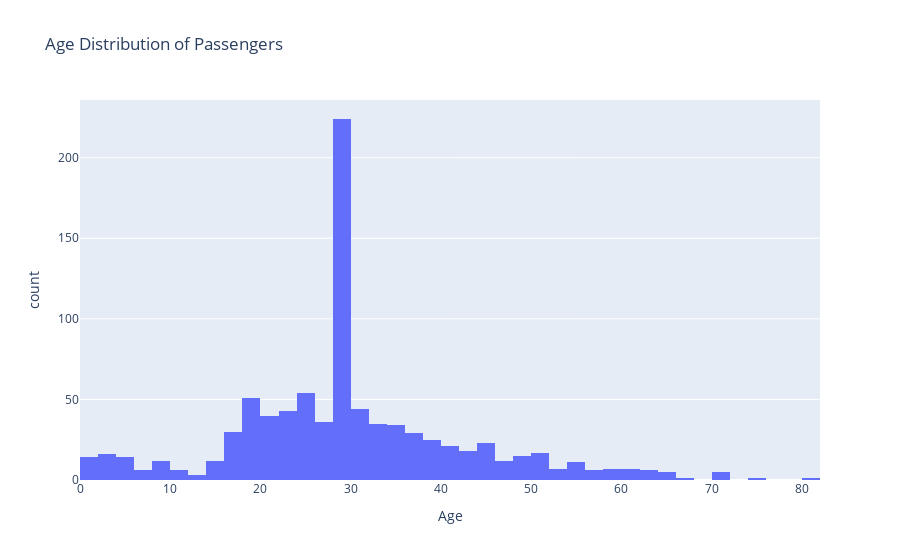

This figure's notebook cell:
### Markdown cell above
### Age distribution by survival status:

### Code cell
# fig = px.histogram(data, x='Age', color='Survived', nbins=50, title='Age Distribution by Survival Status')
fig.show()

### Figure 1 — Plotly figure (JSON) as saved in the notebook; plotly's stock layout.template omitted (floating-point values rounded to 4 significant figures; data arrays with more than 128 entries replaced by an {"elided": "..."} marker saying what was removed)
{"data": [{"alignmentgroup": "True", "bingroup": "x", "hovertemplate": "Age=%{x}<br>count=%{y}<extra></extra>", "legendgroup": "", "marker": {"color": "#636efa", "pattern": {"shape": ""}}, "name": "", "nbinsx": 50, "offsetgroup": "", "orientation": "v", "showlegend": false, "type": "histogram", "x": {"elided": "891 float values"}, "xaxis": "x", "yaxis": "y"}], "layout": {"barmode": "relative", "legend": {"tracegroupgap": 0}, "title": {"text": "Age Distribution of Passengers"}, "xaxis": {"anchor": "y", "domain": [0, 1], "title": {"text": "Age"}}, "yaxis": {"anchor": "x", "domain": [0, 1], "title": {"text": "count"}}}}
